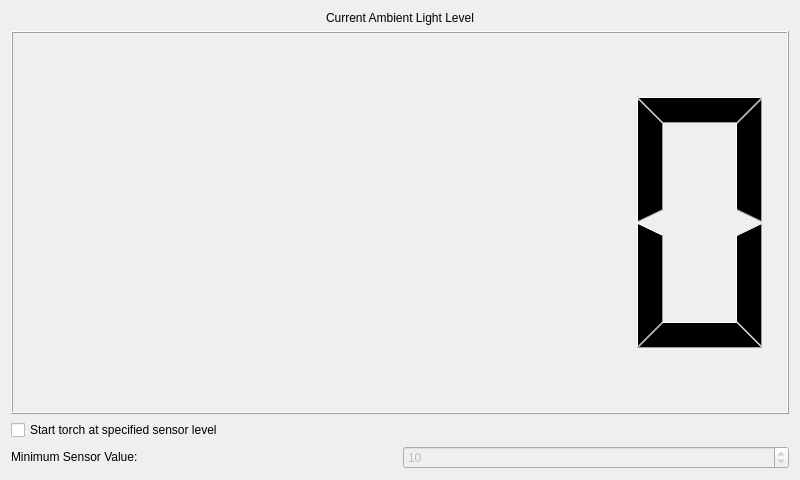
<?xml version="1.0" encoding="UTF-8"?>
<ui version="4.0">
 <class>LanLightSensorForm</class>
 <widget class="QWidget" name="LanLightSensorForm">
  <property name="geometry">
   <rect>
    <x>0</x>
    <y>0</y>
    <width>800</width>
    <height>480</height>
   </rect>
  </property>
  <property name="windowTitle">
   <string>Light Sensor</string>
  </property>
  <layout class="QVBoxLayout" name="verticalLayout_2">
   <item>
    <layout class="QVBoxLayout" name="verticalLayout">
     <item>
      <widget class="QLabel" name="lightLevelLabel">
       <property name="sizePolicy">
        <sizepolicy hsizetype="Preferred" vsizetype="Fixed">
         <horstretch>0</horstretch>
         <verstretch>0</verstretch>
        </sizepolicy>
       </property>
       <property name="text">
        <string>Current Ambient Light Level</string>
       </property>
       <property name="alignment">
        <set>Qt::AlignCenter</set>
       </property>
      </widget>
     </item>
     <item>
      <widget class="QLCDNumber" name="lcdNumber">
       <property name="sizePolicy">
        <sizepolicy hsizetype="Minimum" vsizetype="Expanding">
         <horstretch>0</horstretch>
         <verstretch>0</verstretch>
        </sizepolicy>
       </property>
       <property name="smallDecimalPoint">
        <bool>false</bool>
       </property>
       <property name="segmentStyle">
        <enum>QLCDNumber::Filled</enum>
       </property>
      </widget>
     </item>
    </layout>
   </item>
   <item>
    <widget class="QCheckBox" name="torchTriggerCheckBox">
     <property name="text">
      <string>Start torch at specified sensor level</string>
     </property>
    </widget>
   </item>
   <item>
    <layout class="QHBoxLayout" name="horizontalLayout">
     <item>
      <widget class="QLabel" name="triggerLevelLabel">
       <property name="sizePolicy">
        <sizepolicy hsizetype="Preferred" vsizetype="Fixed">
         <horstretch>0</horstretch>
         <verstretch>0</verstretch>
        </sizepolicy>
       </property>
       <property name="text">
        <string>Minimum Sensor Value: </string>
       </property>
      </widget>
     </item>
     <item>
      <widget class="QSpinBox" name="triggerLevelSpinBox">
       <property name="enabled">
        <bool>false</bool>
       </property>
       <property name="value">
        <number>10</number>
       </property>
      </widget>
     </item>
    </layout>
   </item>
  </layout>
 </widget>
 <resources/>
 <connections>
  <connection>
   <sender>torchTriggerCheckBox</sender>
   <signal>toggled(bool)</signal>
   <receiver>triggerLevelSpinBox</receiver>
   <slot>setEnabled(bool)</slot>
   <hints>
    <hint type="sourcelabel">
     <x>403</x>
     <y>240</y>
    </hint>
    <hint type="destinationlabel">
     <x>595</x>
     <y>361</y>
    </hint>
   </hints>
  </connection>
 </connections>
</ui>
